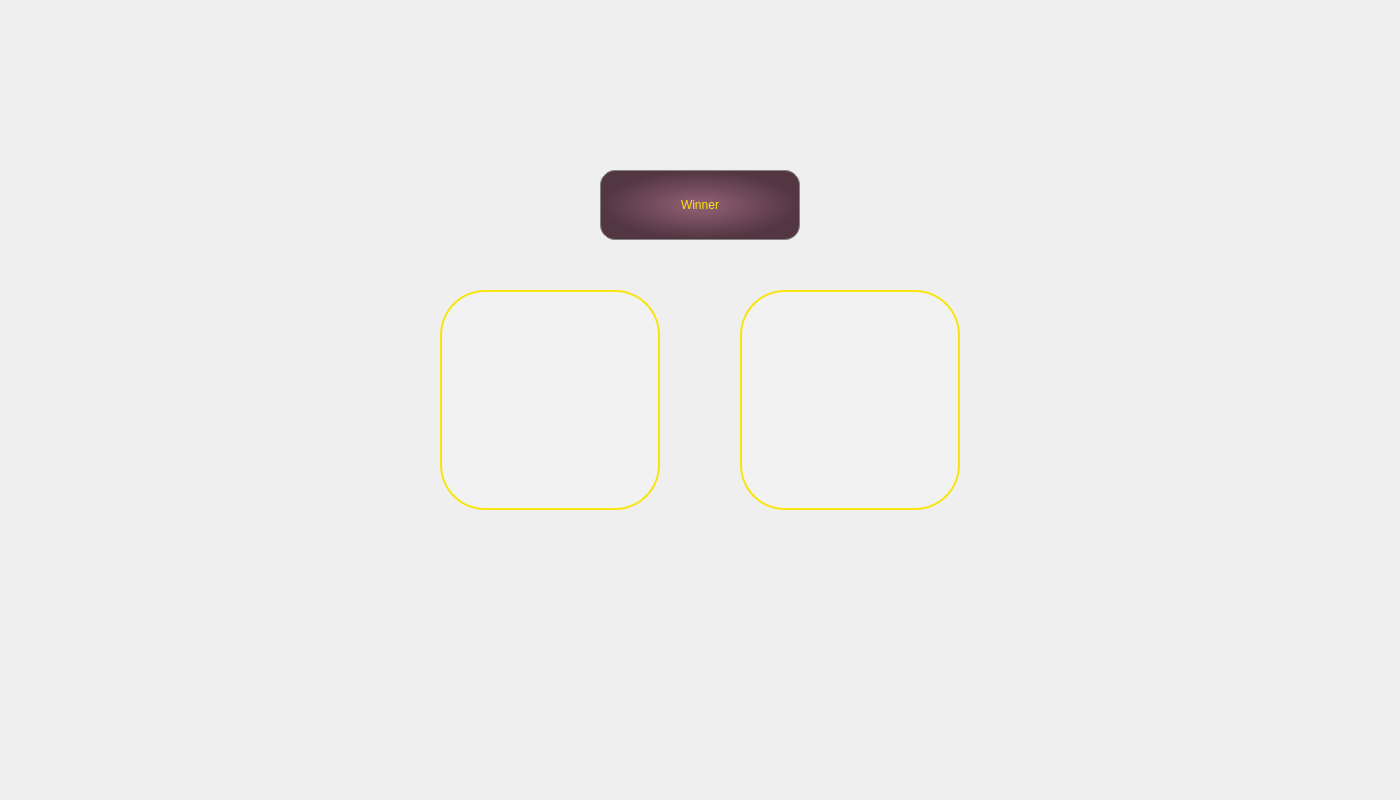
<?xml version="1.0" encoding="UTF-8"?>
<ui version="4.0">
 <class>END2</class>
 <widget class="QWidget" name="END2">
  <property name="geometry">
   <rect>
    <x>0</x>
    <y>0</y>
    <width>1400</width>
    <height>800</height>
   </rect>
  </property>
  <property name="windowTitle">
   <string>Form</string>
  </property>
  <property name="styleSheet">
   <string notr="true">#END2{
border-image: url(:/images/rule_background.png);
}</string>
  </property>
  <widget class="QLabel" name="no1">
   <property name="geometry">
    <rect>
     <x>440</x>
     <y>290</y>
     <width>220</width>
     <height>220</height>
    </rect>
   </property>
   <property name="styleSheet">
    <string notr="true">background-color: rgba(255, 255, 254, 50);
border:2px solid rgb(247, 228, 16);
border-radius:45px;</string>
   </property>
   <property name="text">
    <string/>
   </property>
  </widget>
  <widget class="QLabel" name="no2">
   <property name="geometry">
    <rect>
     <x>740</x>
     <y>290</y>
     <width>220</width>
     <height>220</height>
    </rect>
   </property>
   <property name="styleSheet">
    <string notr="true">background-color: rgba(255, 255, 254, 50);
border:2px solid rgb(247, 228, 16);
border-radius:45px;</string>
   </property>
   <property name="text">
    <string/>
   </property>
  </widget>
  <widget class="QLabel" name="label">
   <property name="geometry">
    <rect>
     <x>600</x>
     <y>170</y>
     <width>200</width>
     <height>70</height>
    </rect>
   </property>
   <property name="styleSheet">
    <string notr="true">background-color:qradialgradient(spread:pad, cx:0.5, cy:0.5, radius:0.5, fx:0.5, fy:0.5, stop:0 rgba(147, 97, 117, 255), stop:1 rgba(82, 54, 65, 255));
border-radius:15px;
border:1px solid rgb(132, 132, 132);
font:75 italic 18pt &quot;Bodoni MT&quot; ;
color:rgb(247, 228, 16);</string>
   </property>
   <property name="text">
    <string>Winner</string>
   </property>
   <property name="alignment">
    <set>Qt::AlignCenter</set>
   </property>
  </widget>
  <widget class="QLabel" name="background">
   <property name="geometry">
    <rect>
     <x>0</x>
     <y>0</y>
     <width>1400</width>
     <height>800</height>
    </rect>
   </property>
   <property name="styleSheet">
    <string notr="true">border-image: url(:/images/rule_background.png);</string>
   </property>
   <property name="text">
    <string/>
   </property>
  </widget>
  <zorder>background</zorder>
  <zorder>label</zorder>
  <zorder>no1</zorder>
  <zorder>no2</zorder>
 </widget>
 <resources/>
 <connections/>
</ui>
